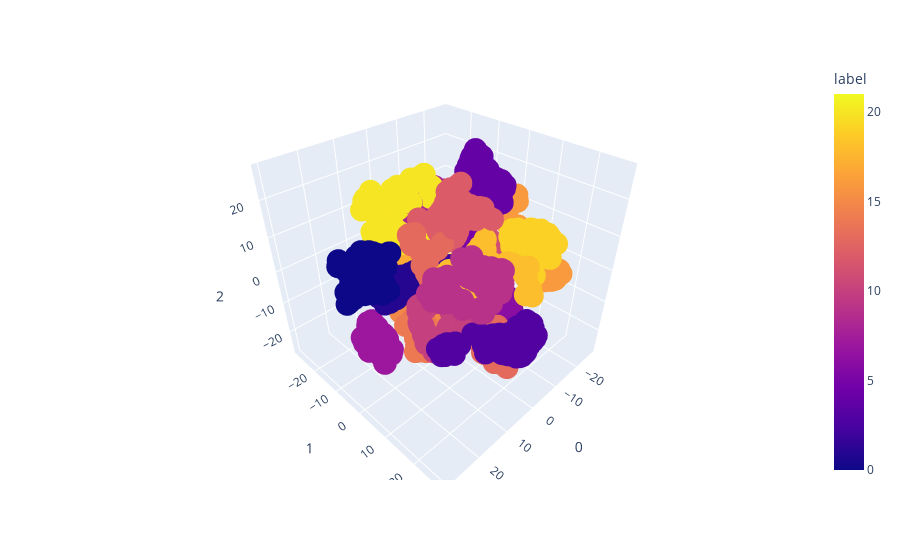

The notebook cell saved with this chart:
### Markdown cell above
# t-SNE #

### Code cell
from sklearn.manifold import TSNE

tsne = TSNE(n_components=3, random_state=0, perplexity=5)
projections_tsne = tsne.fit_transform(df_std, )

fig = px.scatter_3d(
    projections_tsne, x=0, y=1, z=2,
    color=df['label'], labels={'color': 'label'}
)
fig.update_traces(marker_size=8)
fig.show()

### Figure 1 — Plotly figure (JSON) as saved in the notebook; plotly's stock layout.template omitted (floating-point values rounded to 4 significant figures; data arrays with more than 128 entries replaced by an {"elided": "..."} marker saying what was removed)
{"data": [{"hovertemplate": "0=%{x}<br>1=%{y}<br>2=%{z}<br>label=%{marker.color}<extra></extra>", "legendgroup": "", "marker": {"color": {"elided": "1941 int values"}, "coloraxis": "coloraxis", "size": 8, "symbol": "circle"}, "mode": "markers", "name": "", "scene": "scene", "showlegend": false, "type": "scatter3d", "x": {"elided": "1941 float values"}, "y": {"elided": "1941 float values"}, "z": {"elided": "1941 float values"}}], "layout": {"coloraxis": {"colorbar": {"title": {"text": "label"}}, "colorscale": [[0, "#0d0887"], [0.1111, "#46039f"], [0.2222, "#7201a8"], [0.3333, "#9c179e"], [0.4444, "#bd3786"], [0.5556, "#d8576b"], [0.6667, "#ed7953"], [0.7778, "#fb9f3a"], [0.8889, "#fdca26"], [1, "#f0f921"]]}, "legend": {"tracegroupgap": 0}, "margin": {"t": 60}, "scene": {"domain": {"x": [0, 1], "y": [0, 1]}, "xaxis": {"title": {"text": "0"}}, "yaxis": {"title": {"text": "1"}}, "zaxis": {"title": {"text": "2"}}}}}
